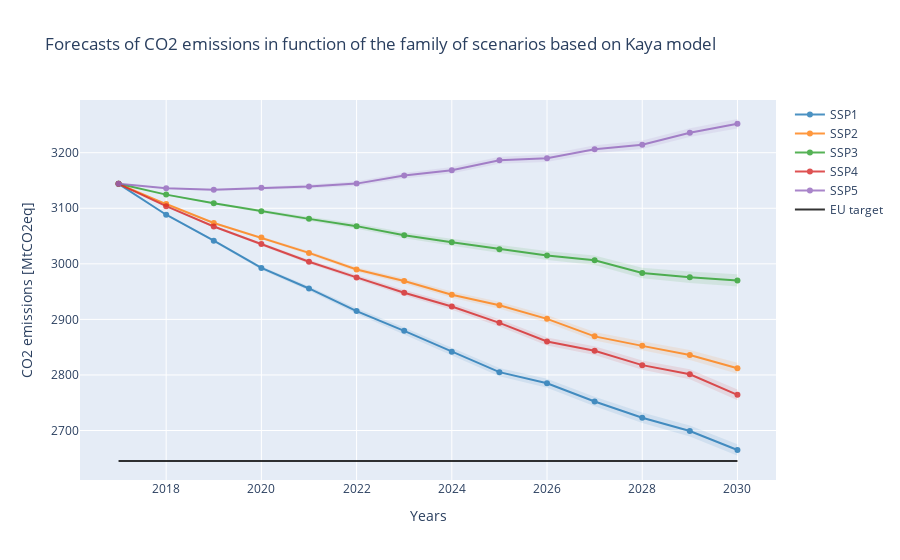
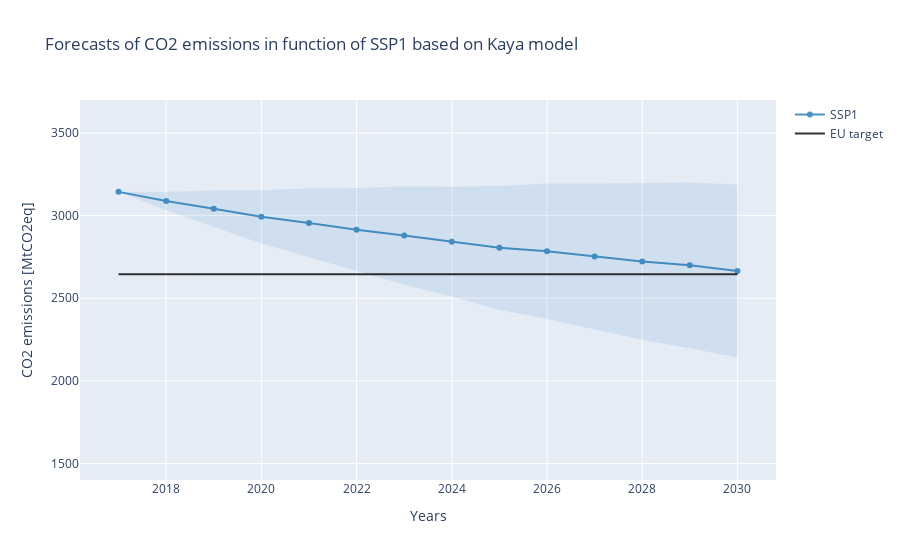
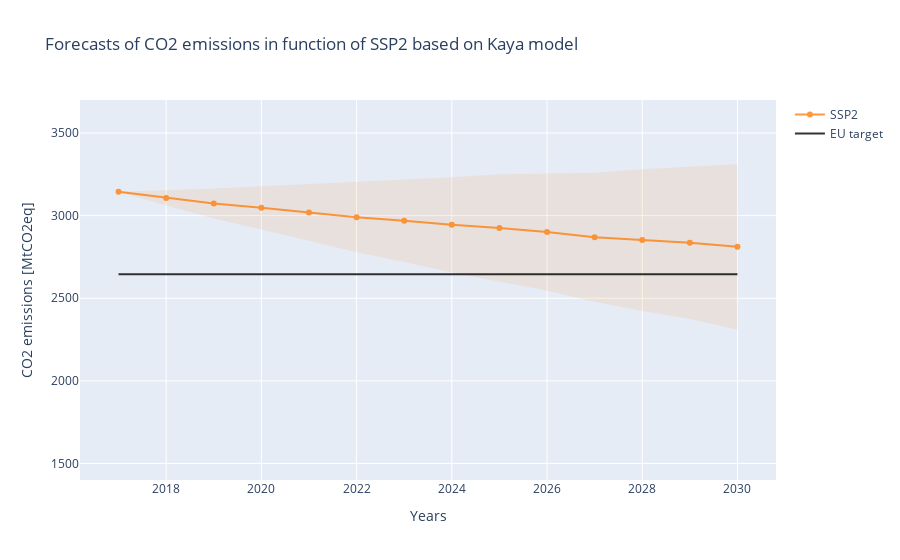
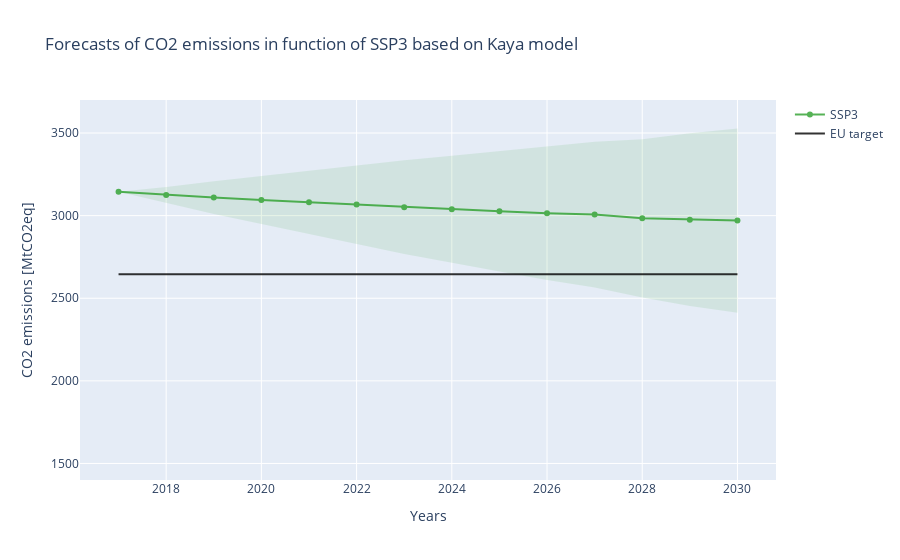

Notebook code for these charts, in order:
### Markdown cell above
# RESULTS OF MONTE CARLO SIMULATION

### Code cell
samples = 10000
emi_kaya_norm = get_carbon_emissions(samples, 'normal', show=True)
emi_kaya_tri = get_carbon_emissions(samples, 'triangular', show=False)

samples = 5000
emi_kaya_norm_rates = get_carbon_emissions(samples, 'normal', rates=True, show=False)
emi_kaya_tri_rates = get_carbon_emissions(samples, 'triangular', rates=True, show=False)

kernel_emi = get_carbon_emissions(samples=10000, rates='kernel', show=False)

real_proj = show_real_projections(file_real_proj, show=False)
show_goals([emi_kaya_norm, emi_kaya_norm_rates, real_proj],
           name = ['Kaya model', 'Derived of Kaya model', 'Projection', 'Target'], show=True)

projection_vs_forecasts([emi_kaya_norm, emi_kaya_norm_rates, real_proj],
                        name=['Kaya model', 'Derived of Kaya model', 'Projections'], show=True)

### Figure 1 — Plotly figure (JSON) as saved in the notebook; plotly's stock layout.template omitted (floating-point values rounded to 4 significant figures)
{"data": [{"fill": "toself", "fillcolor": "#1f77b4", "line": {"color": "rgba(0, 0, 0, 0)"}, "name": "SSP1", "opacity": 0.1, "showlegend": false, "type": "scatter", "x": [2017, 2018, 2019, 2020, 2021, 2022, 2023, 2024, 2025, 2026, 2027, 2028, 2029, 2030, 2030, 2029, 2028, 2027, 2026, 2025, 2024, 2023, 2022, 2021, 2020, 2019, 2018, 2017], "y": [3144, 3089.0, 3044.0, 2996.0, 2960.0, 2920.0, 2885.0, 2848.0, 2812.0, 2793.0, 2761.0, 2732.0, 2709.0, 2675.0, 2655.0, 2689.0, 2714.0, 2744.0, 2777.0, 2798.0, 2835.0, 2874.0, 2910.0, 2952.0, 2990.0, 3039.0, 3087.0, 3144]}, {"line": {"color": "#1f77b4"}, "name": "SSP1", "opacity": 0.8, "type": "scatter", "x": [2017, 2018, 2019, 2020, 2021, 2022, 2023, 2024, 2025, 2026, 2027, 2028, 2029, 2030], "y": [3144, 3088.0, 3042.0, 2993.0, 2956.0, 2915.0, 2879.0, 2842.0, 2805.0, 2785.0, 2752.0, 2723.0, 2699.0, 2665.0]}, {"fill": "toself", "fillcolor": "#ff7f0e", "line": {"color": "rgba(0, 0, 0, 0)"}, "name": "SSP2", "opacity": 0.1, "showlegend": false, "type": "scatter", "x": [2017, 2018, 2019, 2020, 2021, 2022, 2023, 2024, 2025, 2026, 2027, 2028, 2029, 2030, 2030, 2029, 2028, 2027, 2026, 2025, 2024, 2023, 2022, 2021, 2020, 2019, 2018, 2017], "y": [3144, 3108.0, 3075.0, 3050.0, 3023.0, 2994.0, 2974.0, 2950.0, 2932.0, 2908.0, 2877.0, 2861.0, 2845.0, 2822.0, 2802.0, 2827.0, 2844.0, 2862.0, 2894.0, 2919.0, 2939.0, 2964.0, 2986.0, 3016.0, 3045.0, 3072.0, 3107.0, 3144]}, {"line": {"color": "#ff7f0e"}, "name": "SSP2", "opacity": 0.8, "type": "scatter", "x": [2017, 2018, 2019, 2020, 2021, 2022, 2023, 2024, 2025, 2026, 2027, 2028, 2029, 2030], "y": [3144, 3108.0, 3074.0, 3047.0, 3020.0, 2990.0, 2969.0, 2944.0, 2926.0, 2901.0, 2869.0, 2852.0, 2836.0, 2812.0]}, {"fill": "toself", "fillcolor": "#2ca02c", "line": {"color": "rgba(0, 0, 0, 0)"}, "name": "SSP3", "opacity": 0.1, "showlegend": false, "type": "scatter", "x": [2017, 2018, 2019, 2020, 2021, 2022, 2023, 2024, 2025, 2026, 2027, 2028, 2029, 2030, 2030, 2029, 2028, 2027, 2026, 2025, 2024, 2023, 2022, 2021, 2020, 2019, 2018, 2017], "y": [3144, 3126.0, 3111.0, 3098.0, 3085.0, 3073.0, 3057.0, 3045.0, 3033.0, 3023.0, 3015.0, 2993.0, 2986.0, 2981.0, 2959.0, 2966.0, 2974.0, 2998.0, 3007.0, 3019.0, 3032.0, 3046.0, 3063.0, 3077.0, 3092.0, 3107.0, 3124.0, 3144]}, {"line": {"color": "#2ca02c"}, "name": "SSP3", "opacity": 0.8, "type": "scatter", "x": [2017, 2018, 2019, 2020, 2021, 2022, 2023, 2024, 2025, 2026, 2027, 2028, 2029, 2030], "y": [3144, 3125.0, 3109.0, 3095.0, 3081.0, 3068.0, 3051.0, 3039.0, 3026.0, 3015.0, 3007.0, 2984.0, 2976.0, 2970.0]}, {"fill": "toself", "fillcolor": "#d62728", "line": {"color": "rgba(0, 0, 0, 0)"}, "name": "SSP4", "opacity": 0.1, "showlegend": false, "type": "scatter", "x": [2017, 2018, 2019, 2020, 2021, 2022, 2023, 2024, 2025, 2026, 2027, 2028, 2029, 2030, 2030, 2029, 2028, 2027, 2026, 2025, 2024, 2023, 2022, 2021, 2020, 2019, 2018, 2017], "y": [3144, 3105.0, 3069.0, 3038.0, 3007.0, 2980.0, 2953.0, 2929.0, 2900.0, 2868.0, 2851.0, 2826.0, 2810.0, 2774.0, 2755.0, 2792.0, 2809.0, 2836.0, 2853.0, 2887.0, 2917.0, 2943.0, 2971.0, 3000.0, 3033.0, 3065.0, 3103.0, 3144]}, {"line": {"color": "#d62728"}, "name": "SSP4", "opacity": 0.8, "type": "scatter", "x": [2017, 2018, 2019, 2020, 2021, 2022, 2023, 2024, 2025, 2026, 2027, 2028, 2029, 2030], "y": [3144, 3104.0, 3067.0, 3035.0, 3004.0, 2976.0, 2948.0, 2923.0, 2894.0, 2860.0, 2844.0, 2818.0, 2801.0, 2764.0]}, {"fill": "toself", "fillcolor": "#9467bd", "line": {"color": "rgba(0, 0, 0, 0)"}, "name": "SSP5", "opacity": 0.1, "showlegend": false, "type": "scatter", "x": [2017, 2018, 2019, 2020, 2021, 2022, 2023, 2024, 2025, 2026, 2027, 2028, 2029, 2030, 2030, 2029, 2028, 2027, 2026, 2025, 2024, 2023, 2022, 2021, 2020, 2019, 2018, 2017], "y": [3144, 3137.0, 3135.0, 3140.0, 3143.0, 3149.0, 3164.0, 3174.0, 3193.0, 3197.0, 3213.0, 3222.0, 3244.0, 3261.0, 3244.0, 3228.0, 3206.0, 3199.0, 3183.0, 3180.0, 3163.0, 3154.0, 3140.0, 3135.0, 3134.0, 3131.0, 3135.0, 3144]}, {"line": {"color": "#9467bd"}, "name": "SSP5", "opacity": 0.8, "type": "scatter", "x": [2017, 2018, 2019, 2020, 2021, 2022, 2023, 2024, 2025, 2026, 2027, 2028, 2029, 2030], "y": [3144, 3136.0, 3133.0, 3137.0, 3139.0, 3144.0, 3159.0, 3168.0, 3187.0, 3190.0, 3206.0, 3214.0, 3236.0, 3252.0]}, {"line": {"color": "Black"}, "mode": "lines", "name": "EU target", "opacity": 0.8, "type": "scatter", "x": [2017, 2018, 2019, 2020, 2021, 2022, 2023, 2024, 2025, 2026, 2027, 2028, 2029, 2030], "y": [2645.0, 2645.0, 2645.0, 2645.0, 2645.0, 2645.0, 2645.0, 2645.0, 2645.0, 2645.0, 2645.0, 2645.0, 2645.0, 2645.0]}], "layout": {"title": {"text": "Forecasts of CO2 emissions in function of the family of scenarios based on Kaya model"}, "xaxis": {"title": {"text": "Years"}}, "yaxis": {"title": {"text": "CO2 emissions [MtCO2eq]"}}}}

### Figure 2 — Plotly figure (JSON) as saved in the notebook; plotly's stock layout.template omitted (floating-point values rounded to 4 significant figures)
{"data": [{"fill": "toself", "fillcolor": "#1f77b4", "line": {"color": "rgba(0, 0, 0, 0)"}, "name": "SSP1", "opacity": 0.1, "showlegend": false, "type": "scatter", "x": [2017, 2018, 2019, 2020, 2021, 2022, 2023, 2024, 2025, 2026, 2027, 2028, 2029, 2030, 2030, 2029, 2028, 2027, 2026, 2025, 2024, 2023, 2022, 2021, 2020, 2019, 2018, 2017], "y": [3144, 3144.0, 3152.0, 3154.0, 3166.0, 3167.0, 3178.0, 3175.0, 3180.0, 3195.0, 3194.0, 3199.0, 3200.0, 3189.0, 2141.0, 2198.0, 2247.0, 2310.0, 2375.0, 2430.0, 2508.0, 2581.0, 2663.0, 2746.0, 2831.0, 2931.0, 3032.0, 3144]}, {"line": {"color": "#1f77b4"}, "name": "SSP1", "opacity": 0.8, "type": "scatter", "x": [2017, 2018, 2019, 2020, 2021, 2022, 2023, 2024, 2025, 2026, 2027, 2028, 2029, 2030], "y": [3144, 3088.0, 3042.0, 2993.0, 2956.0, 2915.0, 2879.0, 2842.0, 2805.0, 2785.0, 2752.0, 2723.0, 2699.0, 2665.0]}, {"line": {"color": "Black"}, "mode": "lines", "name": "EU target", "opacity": 0.8, "type": "scatter", "x": [2017, 2018, 2019, 2020, 2021, 2022, 2023, 2024, 2025, 2026, 2027, 2028, 2029, 2030], "y": [2645.0, 2645.0, 2645.0, 2645.0, 2645.0, 2645.0, 2645.0, 2645.0, 2645.0, 2645.0, 2645.0, 2645.0, 2645.0, 2645.0]}], "layout": {"title": {"text": "Forecasts of CO2 emissions in function of SSP1 based on Kaya model"}, "xaxis": {"title": {"text": "Years"}}, "yaxis": {"range": [1400, 3700], "title": {"text": "CO2 emissions [MtCO2eq]"}}}}

### Figure 3 — Plotly figure (JSON) as saved in the notebook; plotly's stock layout.template omitted (floating-point values rounded to 4 significant figures)
{"data": [{"fill": "toself", "fillcolor": "#ff7f0e", "line": {"color": "rgba(0, 0, 0, 0)"}, "name": "SSP2", "opacity": 0.1, "showlegend": false, "type": "scatter", "x": [2017, 2018, 2019, 2020, 2021, 2022, 2023, 2024, 2025, 2026, 2027, 2028, 2029, 2030, 2030, 2029, 2028, 2027, 2026, 2025, 2024, 2023, 2022, 2021, 2020, 2019, 2018, 2017], "y": [3144, 3153.0, 3164.0, 3178.0, 3192.0, 3202.0, 3219.0, 3232.0, 3250.0, 3257.0, 3260.0, 3281.0, 3297.0, 3312.0, 2312.0, 2375.0, 2424.0, 2479.0, 2545.0, 2601.0, 2657.0, 2720.0, 2778.0, 2848.0, 2917.0, 2983.0, 3062.0, 3144]}, {"line": {"color": "#ff7f0e"}, "name": "SSP2", "opacity": 0.8, "type": "scatter", "x": [2017, 2018, 2019, 2020, 2021, 2022, 2023, 2024, 2025, 2026, 2027, 2028, 2029, 2030], "y": [3144, 3108.0, 3074.0, 3047.0, 3020.0, 2990.0, 2969.0, 2944.0, 2926.0, 2901.0, 2869.0, 2852.0, 2836.0, 2812.0]}, {"line": {"color": "Black"}, "mode": "lines", "name": "EU target", "opacity": 0.8, "type": "scatter", "x": [2017, 2018, 2019, 2020, 2021, 2022, 2023, 2024, 2025, 2026, 2027, 2028, 2029, 2030], "y": [2645.0, 2645.0, 2645.0, 2645.0, 2645.0, 2645.0, 2645.0, 2645.0, 2645.0, 2645.0, 2645.0, 2645.0, 2645.0, 2645.0]}], "layout": {"title": {"text": "Forecasts of CO2 emissions in function of SSP2 based on Kaya model"}, "xaxis": {"title": {"text": "Years"}}, "yaxis": {"range": [1400, 3700], "title": {"text": "CO2 emissions [MtCO2eq]"}}}}

### Figure 4 — Plotly figure (JSON) as saved in the notebook; plotly's stock layout.template omitted (floating-point values rounded to 4 significant figures)
{"data": [{"fill": "toself", "fillcolor": "#2ca02c", "line": {"color": "rgba(0, 0, 0, 0)"}, "name": "SSP3", "opacity": 0.1, "showlegend": false, "type": "scatter", "x": [2017, 2018, 2019, 2020, 2021, 2022, 2023, 2024, 2025, 2026, 2027, 2028, 2029, 2030, 2030, 2029, 2028, 2027, 2026, 2025, 2024, 2023, 2022, 2021, 2020, 2019, 2018, 2017], "y": [3144, 3174.0, 3208.0, 3240.0, 3274.0, 3307.0, 3335.0, 3363.0, 3391.0, 3419.0, 3448.0, 3463.0, 3498.0, 3528.0, 2412.0, 2453.0, 2504.0, 2565.0, 2611.0, 2662.0, 2715.0, 2768.0, 2829.0, 2887.0, 2949.0, 3010.0, 3075.0, 3144]}, {"line": {"color": "#2ca02c"}, "name": "SSP3", "opacity": 0.8, "type": "scatter", "x": [2017, 2018, 2019, 2020, 2021, 2022, 2023, 2024, 2025, 2026, 2027, 2028, 2029, 2030], "y": [3144, 3125.0, 3109.0, 3095.0, 3081.0, 3068.0, 3051.0, 3039.0, 3026.0, 3015.0, 3007.0, 2984.0, 2976.0, 2970.0]}, {"line": {"color": "Black"}, "mode": "lines", "name": "EU target", "opacity": 0.8, "type": "scatter", "x": [2017, 2018, 2019, 2020, 2021, 2022, 2023, 2024, 2025, 2026, 2027, 2028, 2029, 2030], "y": [2645.0, 2645.0, 2645.0, 2645.0, 2645.0, 2645.0, 2645.0, 2645.0, 2645.0, 2645.0, 2645.0, 2645.0, 2645.0, 2645.0]}], "layout": {"title": {"text": "Forecasts of CO2 emissions in function of SSP3 based on Kaya model"}, "xaxis": {"title": {"text": "Years"}}, "yaxis": {"range": [1400, 3700], "title": {"text": "CO2 emissions [MtCO2eq]"}}}}
